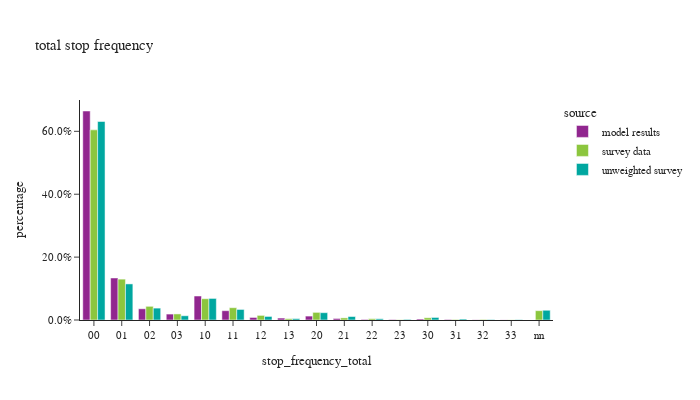

The notebook cell saved with this chart:
### Code cell
tour_data= tour_data.assign(stop_frequency_total = lambda x: x['stop_frequency_out'] + x['stop_frequency_in'])

df_plot2 = tour_data.groupby(['source','stop_frequency_total'])['tour_weight'].sum().reset_index()
df_plot2['percentage'] = df_plot2.groupby(['source'], group_keys=False)['tour_weight']. \
    apply(lambda x: x / float(x.sum()))

fig = px.bar(df_plot2, x="stop_frequency_total", y="percentage", color="source",barmode="group",
             title="total stop frequency")
fig.for_each_annotation(lambda a: a.update(text = a.text.split("=")[-1]))
fig.update_layout(height=400, width=700, yaxis=dict(tickformat=".1%"), xaxis = dict(dtick = 1))
fig.show()

### Figure 1 — Plotly figure (JSON) as saved in the notebook; plotly's stock layout.template omitted (floating-point values rounded to 4 significant figures)
{"data": [{"alignmentgroup": "True", "hovertemplate": "source=model results<br>stop_frequency_total=%{x}<br>percentage=%{y}<extra></extra>", "legendgroup": "model results", "marker": {"color": "#91268F", "pattern": {"shape": ""}}, "name": "model results", "offsetgroup": "model results", "orientation": "v", "showlegend": true, "textposition": "auto", "type": "bar", "x": ["00", "01", "02", "03", "10", "11", "12", "13", "20", "21", "22", "23", "30", "31", "32", "33"], "xaxis": "x", "y": [0.6646, 0.1336, 0.03567, 0.01887, 0.07627, 0.0296, 0.008105, 0.006183, 0.01248, 0.004899, 0.001892, 0.001604, 0.003281, 0.001785, 0.0006993, 0.0004134], "yaxis": "y"}, {"alignmentgroup": "True", "hovertemplate": "source=survey data<br>stop_frequency_total=%{x}<br>percentage=%{y}<extra></extra>", "legendgroup": "survey data", "marker": {"color": "#8CC63E", "pattern": {"shape": ""}}, "name": "survey data", "offsetgroup": "survey data", "orientation": "v", "showlegend": true, "textposition": "auto", "type": "bar", "x": ["00", "01", "02", "03", "10", "11", "12", "13", "20", "21", "22", "23", "30", "31", "32", "33", "nn"], "xaxis": "x", "y": [0.6046, 0.1299, 0.04351, 0.01926, 0.06765, 0.03911, 0.01465, 0.004227, 0.02426, 0.006778, 0.00418, 0.0008822, 0.007134, 0.001709, 0.001781, 0.0005754, 0.0297], "yaxis": "y"}, {"alignmentgroup": "True", "hovertemplate": "source=unweighted survey<br>stop_frequency_total=%{x}<br>percentage=%{y}<extra></extra>", "legendgroup": "unweighted survey", "marker": {"color": "#00A7A0", "pattern": {"shape": ""}}, "name": "unweighted survey", "offsetgroup": "unweighted survey", "orientation": "v", "showlegend": true, "textposition": "auto", "type": "bar", "x": ["00", "01", "02", "03", "10", "11", "12", "13", "20", "21", "22", "23", "30", "31", "32", "33", "nn"], "xaxis": "x", "y": [0.6312, 0.1148, 0.03782, 0.01351, 0.06858, 0.03355, 0.01133, 0.004357, 0.02327, 0.01107, 0.003921, 0.002004, 0.008104, 0.00305, 0.001394, 0.001046, 0.03102], "yaxis": "y"}], "layout": {"barmode": "group", "height": 400, "legend": {"title": {"text": "source"}, "tracegroupgap": 0}, "title": {"text": "total stop frequency"}, "width": 700, "xaxis": {"anchor": "y", "domain": [0.0, 1.0], "dtick": 1, "title": {"text": "stop_frequency_total"}}, "yaxis": {"anchor": "x", "domain": [0.0, 1.0], "tickformat": ".1%", "title": {"text": "percentage"}}}}
